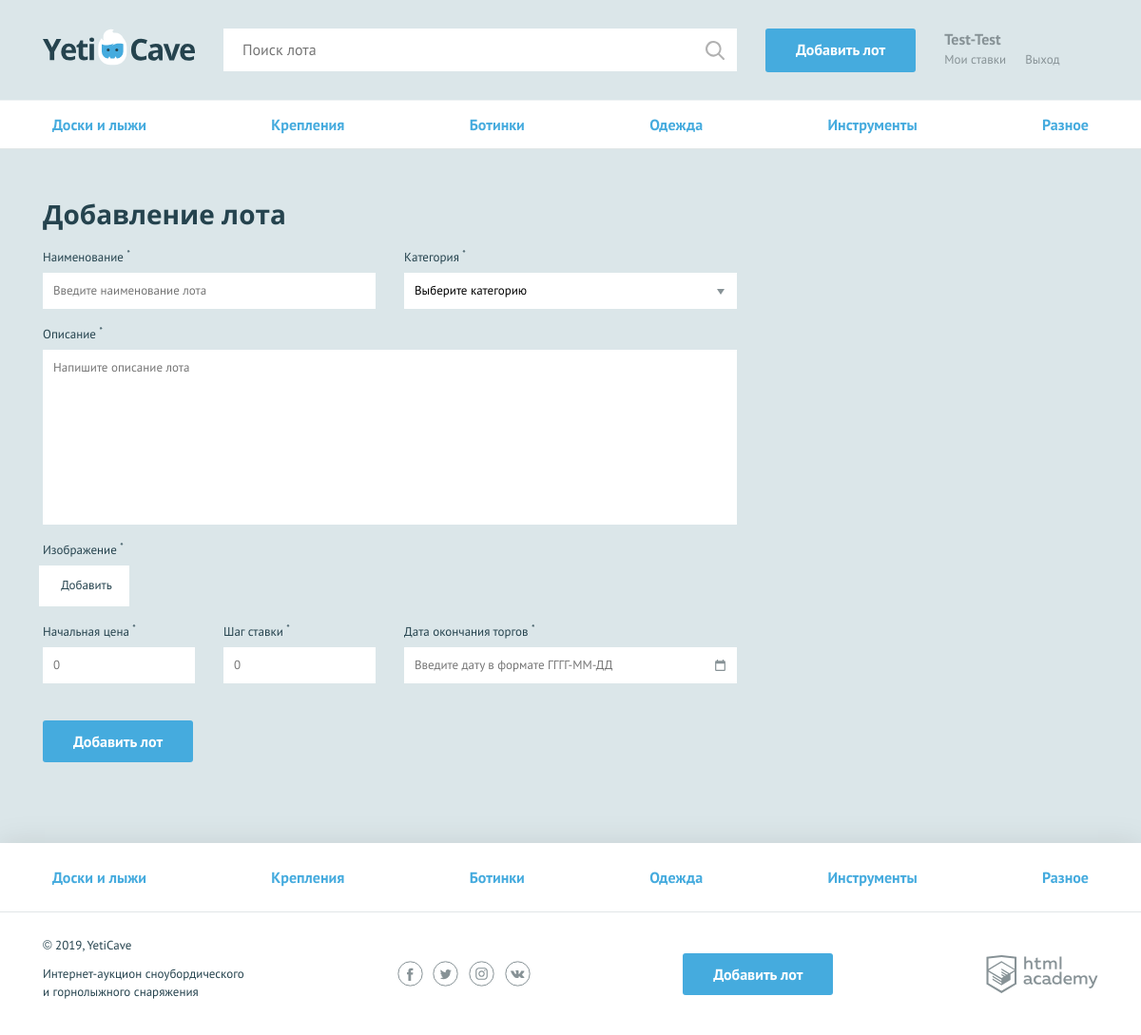
The app's page /add.php (signed in) with its own data.
### tables this page shows
CREATE TABLE categories (
    id INT PRIMARY KEY AUTO_INCREMENT,
    name VARCHAR(255) NOT NULL,
    code VARCHAR(255) NOT NULL UNIQUE
);

### helpers.php (called while the page is built, shortened)
<?php
function include_template($name, array $data = []) {
    extract($data);
    require $name;
    $result = ob_get_clean();
    return $result;
}

### models.php (called while the page is built, shortened)
<?php
    function get_category() {
        return 'SELECT * FROM categories;';
    }

### session.php (called while the page is built, shortened)
<?php
    $user_name = $_SESSION['name'] ?? null;

### templates/add.php (the view, shortened to what this page needs)
<?php extract($lot);?>
<nav class="nav">
    <ul class="nav__list container">
        <?php foreach ($categories as $category): ?>
            <li class="nav__item">
                <a href="/<?=$category['code'];?>.php"><?=$category['name'];?></a>
            </li>
        <?php endforeach; ?>
    </ul>
</nav>
<form class="form form--add-lot container <?=(count($errors) > 0) ? 'form--invalid' : '';?>"
      action="/add.php"
      method="post"
      enctype="multipart/form-data"
>
    <h2>Добавление лота</h2>
    <div class="form__container-two">
        <div class="form__item <?=isset($errors['lot_name']) ? 'form__item--invalid' : '';?>">
            <label for="lot-name">Наименование <sup>*</sup></label>
            <input id="lot-name" type="text" name="lot_name" placeholder="Введите наименование лота" value="<?=$lot['lot_name'] ?? '';?>">
        </div>
        <div class="form__item <?=isset($errors['category']) ? 'form__item--invalid' : '';?>">
            <label for="category">Категория <sup>*</sup></label>
            <select id="category" name="category">
                <option value selected readonly>Выберите категорию</option>
            </select>
        </div>
    </div>
    <div class="form__item form__item--wide <?=isset($errors['lot_description']) ? 'form__item--invalid' : '';?>">
        <label for="message">Описание <sup>*</sup></label>
        <textarea id="message" name="lot_description" placeholder="Напишите описание лота"><?=$lot['lot_description'] ?? '';?></textarea>
    </div>
    <div class="form__item form__item--file <?=isset($errors['lot_img']) ? 'form__item--invalid' : '';?>">
        <label>Изображение <sup>*</sup></label>
        <div class="form__input-file">
            <label for="lot-img">
                Добавить
            </label>
        </div>
    </div>
    <div class="form__container-three">
        <div class="form__item form__item--small <?=isset($errors['lot_rate']) ? 'form__item--invalid' : '';?>">
            <label for="lot-rate">Начальная цена <sup>*</sup></label>
            <input id="lot-rate" type="text" name="lot_rate" placeholder="0" value="<?=$lot['lot_rate'] ?? '';?>">
        </div>
        <div class="form__item form__item--small <?=isset($errors['lot_step']) ? 'form__item--invalid' : '';?>">
            <label for="lot-step">Шаг ставки <sup>*</sup></label>
            <input id="lot-step" type="text" name="lot_step" placeholder="0" value="<?=$lot['lot_step'] ?? '';?>">
        </div>
        <div class="form__item <?=isset($errors['lot_date']) ? 'form__item--invalid' : '';?>">
            <label for="lot-date">Дата окончания торгов <sup>*</sup></label>
            <input class="form__input-date" id="lot-date" type="text" name="lot_date" placeholder="Введите дату в формате ГГГГ-ММ-ДД" value="<?=$lot['lot_date'] ?? '';?>">
        </div>
    </div>
    <button type="submit" class="button">Добавить лот</button>
</form>

### templates/layouts/master.php (shortened to what this page needs)
<!DOCTYPE html>
<html lang="ru">
<head>
    <link href="../css/normalize.min.css" rel="stylesheet">
    <link href="../css/style.css" rel="stylesheet">
    <link href="../css/flatpickr.min.css" rel="stylesheet">
</head>
<body>
<div class="page-wrapper">
    <header class="main-header">
        <div class="main-header__container container">
            <a class="main-header__logo" <?=!isset($is_main_page) ? 'href="/"' : '';?>>
                <img src="../img/logo.svg" width="160" height="39" alt="Логотип компании YetiCave">
            </a>
            <form class="main-header__search" method="get" action="/search.php" autocomplete="off">
                <input type="search" name="search" placeholder="Поиск лота">
                <input class="main-header__search-btn" type="submit">
            </form>
            <a class="main-header__add-lot button" href="/add.php">Добавить лот</a>
            <nav class="user-menu">
                <?php if (isset($user_name) && $user_name): ?>
                    <div class="user-menu__logged">
                        <p><?=$user_name;?></p>
                        <a class="user-menu__bets" href="pages/my-bets.html">Мои ставки</a>
                        <a class="user-menu__logout" href="/logout.php">Выход</a>
                    </div>
                <?php endif ?>
            </nav>
        </div>
    </header>
    <main <?php if (!empty($container_class)) print("class='$container_class'") ?>>
        <?=$mainContent;?>
    </main>
</div>
<footer class="main-footer">
    <nav class="nav">
        <ul class="nav__list container">
            <?php foreach ($categories as $category): ?>
                <li class="nav__item">
                    <a href="/<?=$category['code'];?>.php"><?=$category['name'];?></a>
                </li>
            <?php endforeach; ?>
        </ul>
    </nav>
    <div class="main-footer__bottom container">
        <div class="main-footer__copyright">
            <p>© 2019, YetiCave</p>
            <p>Интернет-аукцион сноубордического и горнолыжного снаряжения</p>
        </div>
        <div class="main-footer__social social">
            <a class="social__link social__link--facebook" href="#">
            </a>
            <a class="social__link social__link--twitter" href="#">
            </a>
            <a class="social__link social__link--instagram" href="#">
            </a>
            <a class="social__link social__link--vkontakte" href="#">
            </a>
        </div>
        <a class="main-footer__add-lot button" href="/add.php">Добавить лот</a>
        <div class="main-footer__developed-by">
            <a class="logo-academy" href="https://htmlacademy.ru/intensive/php">
            </a>
        </div>
    </div>
</footer>
</body>
</html>

### records on screen
categories: name "Доски и лыжи"
categories: name "Крепления"
categories: name "Ботинки"
categories: name "Одежда"
categories: name "Инструменты"
categories: name "Разное"

### other values on screen
$user_name "Test-Test"
